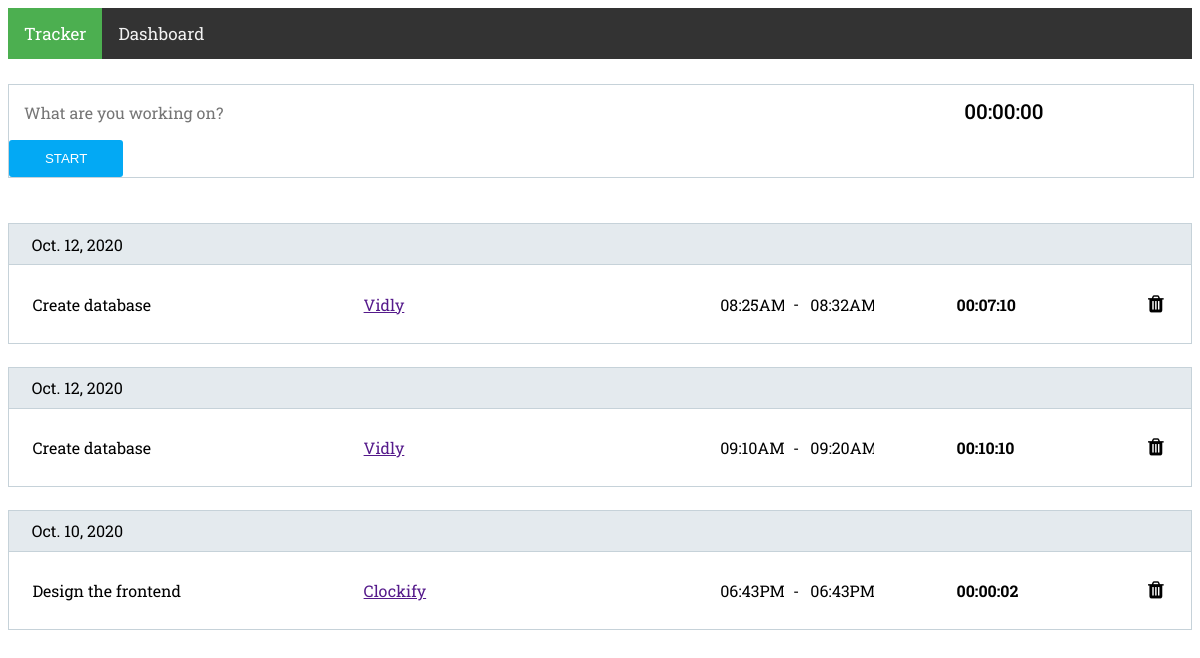
The page /tracker/ on the database as committed earlier.
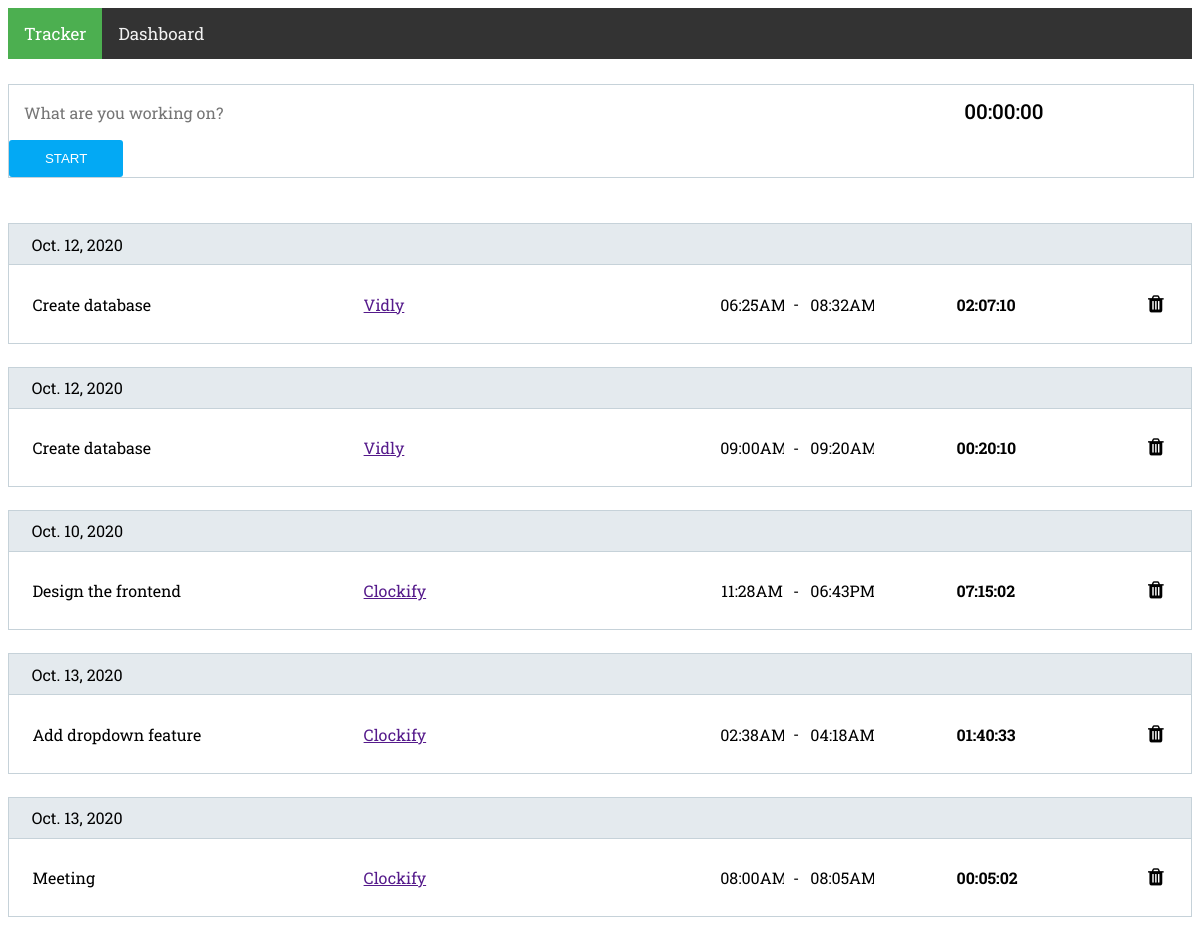
The same page on the database as committed later.
### tracker/models.py (models this page shows)
class TimeEntry(models.Model):
    start_time = models.DateTimeField()
    end_time = models.DateTimeField(null=True)
    task_time = models.IntegerField(null=True)
    task = models.ForeignKey(Task, on_delete=models.CASCADE)

class Task(models.Model):
    name = models.CharField(max_length=255)
    project = models.ForeignKey(Project, on_delete=models.CASCADE)
    def __str__(self):
        return self.name

class Project(models.Model):
    name = models.CharField(max_length=255)
    def __str__(self):
        return self.name

### tracker/views.py (the view)
# urls.py: path('', TimeTracker.as_view(), name='project_url'),
class TimeTracker(View):
    def get(self, request):
        form = ProjectForm()
        task_form = TaskForm()
        projects = Project.objects.all()
        time_entries = TimeEntry.objects.select_related(
            'task__project').all().filter(end_time__isnull=False)
        for entry in time_entries:
            entry.time_spent = calculate_time_spent(entry.task_time)
            entry.date = entry.end_time.date()
        return render(request, 'tracker/projects.html', context={'projects': projects, 'time_entries': time_entries, 'form': form, 'task_form': task_form})

### tracker/forms.py
class ProjectForm(forms.ModelForm):
    class Meta:
        model = Project
        fields = '__all__'

class TaskForm(forms.ModelForm):
    name = forms.CharField(widget=forms.TextInput(
        attrs={'placeholder': 'What are you working on?'}))
    class Meta:
        model = Task
        fields = ['name']

### tracker/utils.py (called while the page is built)
def calculate_time_spent(time_delta):
    hours, remainder = divmod(time_delta, 3600)
    minutes, seconds = divmod(remainder, 60)
    return '{:02}:{:02}:{:02}'.format(
        int(hours), int(minutes), int(seconds))

### tracker/templates/tracker/projects.html (shortened to what this page needs)
{% extends 'tracker/base.html' %}
{% block content %}
<div id="trackerContainer">
    <div class="time-tracker-recorder-container">
        <form id="createTaskForm" method="post" data-url="{% url 'time_entry_create_url' %}">
            {% for field in task_form %}
            <div class="task-name-container" id="taskName">
                {{ field }}
            </div>
            {% endfor %}
            <div class="project-name-container">
                <a href="" id="projectDropdownToggle" onclick="showDropdown(event)"></a>
            </div>
            <div class="timer-container">
                <span id="taskTimer">00:00:00</span>
            </div>
            <button type="button" class="" id="startButton">Start</button>
        </form>
    </div>
    {% load tz %}
    <div class="time-tracker-card-container" id="timeTrackerList">
        {% for time_entry in time_entries %}
        <div class="time-tracker-card" data-card-id={{time_entry.id}}>
            <div class="time-tracker-card-header">
                <div class="task-date" style="display: inline-block; width: 20%;">
                    <span>{{ time_entry.date }}</span>
                </div>
            </div>
            <div class="time-tracker-card-body">
                <form class="update-task-name-form" method="post">
                    <div class="task-name-col">
                        <input type="text" value="{{ time_entry.task }}" data-id={{ time_entry.task_id }} data-project-id={{ time_entry.task.project.id }} data-time-entry-id={{ time_entry.id }} onchange="taskNameChanged(this)" />
                    </div>
                </form>
                <div class="project-name-col">
                    <a class="project-name-link" href="" data-task-id={{ time_entry.task.id }} data-project-id={{ time_entry.task.project.id }}>{{ time_entry.task.project }}</a>
                </div>
                <div class="task-start-end-time-col">
                    <div class="task-start-time-col">
                        <input type="text" class="task-start-time-input" value="{{ time_entry.start_time|date:'h:iA' }}"
                            data-task-start-id={{ time_entry.id }} />
                    </div>
                    <span>-</span>
                    <div class="task-end-time-col">
                        <input type="text" class="task-end-time-input" value="{{ time_entry.end_time|date:'h:iA' }}"
                            data-task-end-id={{ time_entry.id }} />
                    </div>
                </div>
                <div class="task-time-col">
                    <input type="text" value="{{ time_entry.time_spent }}" readonly data-task-id={{ time_entry.id }} />
                </div>
                <div class="task-remove-row">
                    <button class="btn" onclick="onTaskDelete(this)" data-id={{ time_entry.id }}>
                        <i class="fa fa-trash"></i>
                    </button>
                </div>
            </div>
        </div>
        {% endfor %}
    </div>
</div>
{% endblock  %}

### tracker/templates/tracker/base.html (shortened to what this page needs)
{% load static %}
<!DOCTYPE html>
<html lang="en">
<head>
    <link rel="stylesheet" href="https://cdnjs.cloudflare.com/ajax/libs/font-awesome/4.7.0/css/font-awesome.min.css">
    <link rel="stylesheet" href="{% static 'css/styles.css' %}">
    <link rel="stylesheet" href="{% static 'css/dropdown.css' %}">
    <link rel="stylesheet" href="{% static 'css/autocomplete.css' %}">
    <link rel="stylesheet" href="{% static 'css/graph.css' %}">
    <link rel="stylesheet" href="{% static 'css/navbar.css' %}">
</head>
<body>
    <div class="topnav">
        <a class="active" href="" id="trackerNavBar" onclick="ontrackerNavBarClick(event)">Tracker</a>
        <a href="" id="dashBoardNavBar" onclick="ondashBoardNavBarClick(event)">Dashboard</a>
    </div>
    {% block content %}
    {% endblock  %}
</body>
</html>

### static/css/styles.css (style rules this page uses)
body { font-family: 'Roboto Slab'; }
.time-tracker-recorder-container { width: 100%; margin-bottom: 2.8572rem; border: 1px solid #c6d2d9; }
.task-name-container { width: 50%; }
.task-name-container > input { width: 90%; padding: 5px; margin: 5px 10px 5px 10px; }
.timer-container { width: 10%; font-size: 1.286rem; font-weight: 500; }
.project-name-container { display: inline-block; position: relative; width: 30%; }
#createTaskForm > button { color: #fff; background-color: #03a9f4; border-color: #03a9f4; text-transform: uppercase; min-width: 7.143rem; cursor: pointer; border: 1px solid transparent; padding: .608rem .75rem; border-radius: 3px; }
.task-name-container, .timer-container, .time-tracker-recorder-container > button { display: inline-block; }
.time-tracker-card { border: 1px solid #c6d2d9; margin-bottom: 1.4286rem; }
.time-tracker-card > .time-tracker-card-header { padding-left: 1.4286rem; display: flex; min-height: 40px; align-items: center; background-color: #e4eaee; border-bottom: 1px solid #c6d2d9; }
.time-tracker-card > .time-tracker-card-body { display: flex; align-items: center; width: 100%; position: relative; padding: .7143rem 0; }
.task-name-col { padding-left: .7143rem; display: inline-block; width: 100%; }
.update-task-name-form { width: 30%; }
.project-name-col { display: inline-block; width: 30%; }
.task-name-col > input { width: 80%; padding: .608rem .75rem; font-size: 1rem; }
.task-start-end-time-col { display: inline-block; width: 20%; }
.task-start-time-col, .task-end-time-col { display: inline-block; width: 30%; }
.task-end-time-col { margin-left: 5px; }
.task-start-time-col input { text-align: right; }
.task-start-time-col input, .task-end-time-col input { width: 90%; text-align: center; }
.task-time-col { width: 15%; }
input { border: none; height: 2.2rem; outline: none; font-family: 'Roboto Slab'; font-size: 1rem; }
.task-time-col input { border: none; font-weight: bold; }
.btn { background-color: white; border: none; padding: 12px 16px; font-size: 20px; cursor: pointer; outline: none; }

### static/css/dropdown.css (style rules this page uses)
.dropdown-content a, .project-name-container a { color: #03a9f4; padding: 12px 16px; display: block; }

### static/css/navbar.css (style rules this page uses)
.topnav { margin-bottom: 25px; background-color: #333; overflow: hidden; }
.topnav a { float: left; color: #f2f2f2; text-align: center; padding: 14px 16px; text-decoration: none; font-size: 17px; }
.topnav a.active { background-color: #4CAF50; color: white; }

Rows that differ between the two databases and show on the page:
changed TimeEntry "08:32AM": start_time "08:25AM" → "06:25AM"; time_spent "00:07:10" → "02:07:10"
changed TimeEntry "09:20AM": start_time "09:10AM" → "09:00AM"; time_spent "00:10:10" → "00:20:10"
changed TimeEntry "Oct. 10, 2020": start_time "06:43PM" → "11:28AM"; time_spent "00:00:02" → "07:15:02"
added TimeEntry: date "Oct. 13, 2020", task "Add dropdown feature", task.project "Clockify", start_time "02:38AM", end_time "04:18AM", time_spent "01:40:33"
added TimeEntry: date "Oct. 13, 2020", task "Meeting", task.project "Clockify", start_time "08:00AM", end_time "08:05AM", time_spent "00:05:02"
